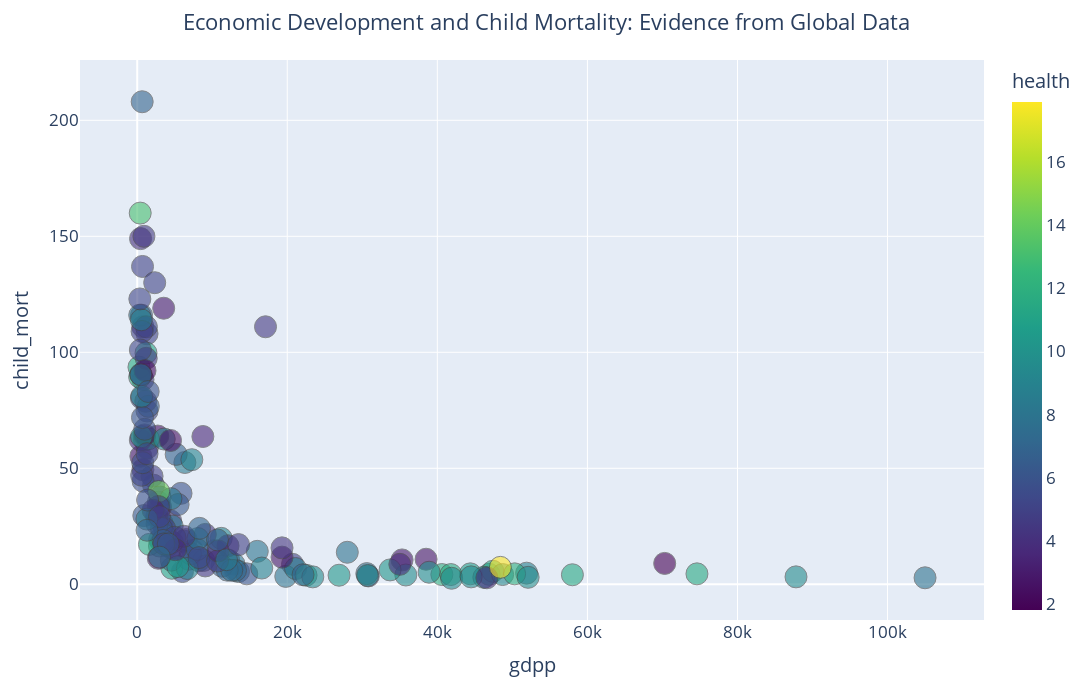

Source (notebook cell):
### Markdown cell above
In the next chart, we show the relationship between GDP per capita and mortality rate with the effect of the health feature with plotly.

### Code cell
fig = px.scatter(
    df,
    x="gdpp",
    y="child_mort",
    color="health",
    color_continuous_scale="viridis",
    hover_name="country",
    size_max=40,
    opacity=0.7
)

fig.update_traces(marker=dict(size=22)) 
fig.update_traces(
    marker=dict(
        opacity=0.6,
        line=dict(width=1)
    )
)

fig.update_layout(
    title="Economic Development and Child Mortality: Evidence from Global Data",
    width=1400,
    height=700,
    title_font_size=22,
    xaxis_title="gdpp",
    yaxis_title="child_mort",
    font=dict(size=17),
    title_x = 0.5
    
)

fig.show()

### Figure 1 — Plotly figure (JSON) as saved in the notebook; plotly's stock layout.template omitted (floating-point values rounded to 4 significant figures; data arrays with more than 128 entries replaced by an {"elided": "..."} marker saying what was removed)
{"data": [{"hovertemplate": "<b>%{hovertext}</b><br><br>gdpp=%{x}<br>child_mort=%{y}<br>health=%{marker.color}<extra></extra>", "hovertext": {"elided": "167 str values"}, "legendgroup": "", "marker": {"color": {"elided": "167 float values"}, "coloraxis": "coloraxis", "line": {"width": 1}, "opacity": 0.6, "size": 22, "symbol": "circle"}, "mode": "markers", "name": "", "orientation": "v", "showlegend": false, "type": "scatter", "x": {"elided": "167 int values"}, "xaxis": "x", "y": {"elided": "167 float values"}, "yaxis": "y"}], "layout": {"coloraxis": {"colorbar": {"title": {"text": "health"}}, "colorscale": [[0, "#440154"], [0.1111, "#482878"], [0.2222, "#3e4989"], [0.3333, "#31688e"], [0.4444, "#26828e"], [0.5556, "#1f9e89"], [0.6667, "#35b779"], [0.7778, "#6ece58"], [0.8889, "#b5de2b"], [1, "#fde725"]]}, "font": {"size": 17}, "height": 700, "legend": {"tracegroupgap": 0}, "margin": {"t": 60}, "title": {"font": {"size": 22}, "text": "Economic Development and Child Mortality: Evidence from Global Data", "x": 0.5}, "width": 1400, "xaxis": {"anchor": "y", "domain": [0, 1], "title": {"text": "gdpp"}}, "yaxis": {"anchor": "x", "domain": [0, 1], "title": {"text": "child_mort"}}}}
